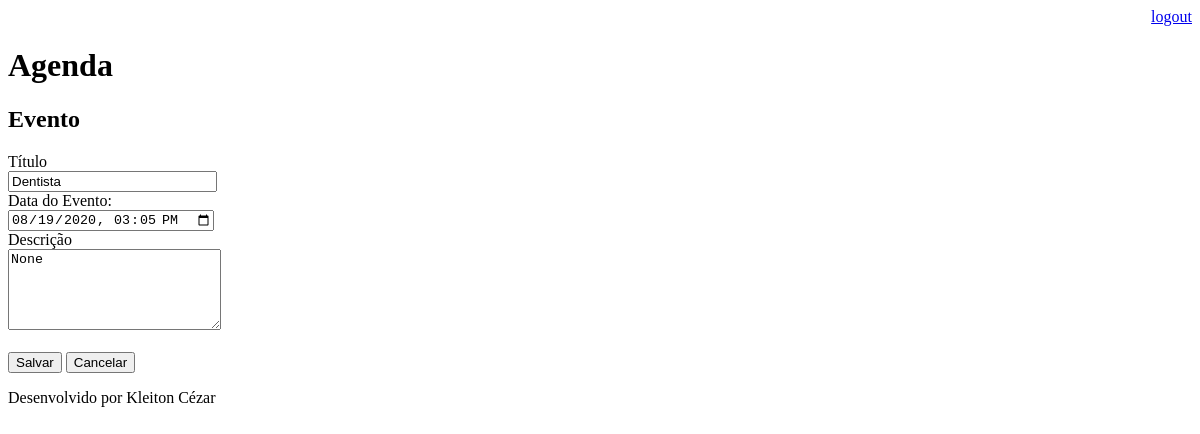
/agenda/evento/?id=5 (signed in), run on an earlier commit of the app's database.
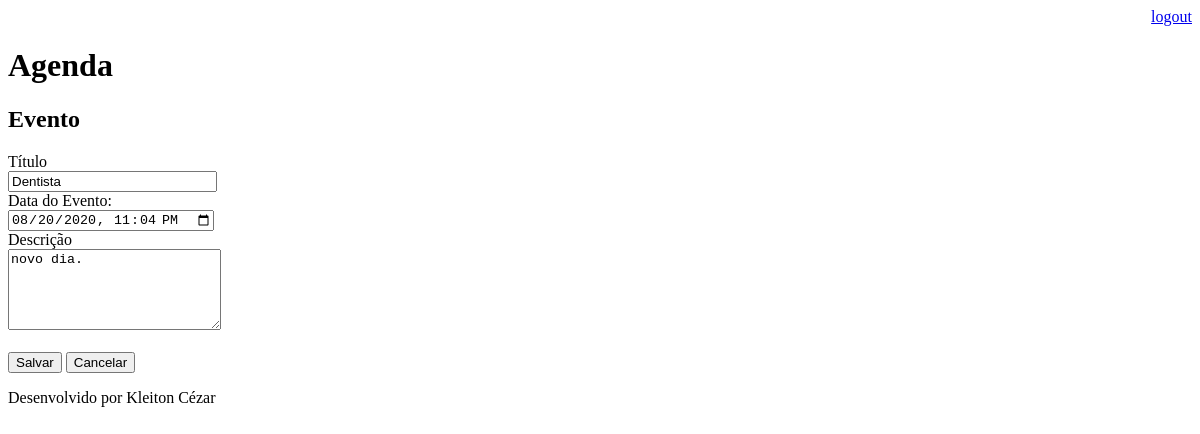
And on a later commit of the database.
### core/models.py (models this page shows, shortened)
class Evento(models.Model):
    objects = None
    titulo = models.CharField(max_length=100)
    descricao = models.TextField(blank=True, null=True)
    data_evento = models.DateTimeField(verbose_name='Data do Evento')
    data_criacao = models.DateTimeField(auto_now=True)
    usuario = models.ForeignKey(User, on_delete=models.CASCADE)
    class Meta:
        db_table = 'evento'
    def get_data_input_evento(self):
        return self.data_evento.strftime('%Y-%m-%dT%H:%M')

### core/views.py (the view)
# urls.py: path('agenda/evento/', views.evento),
@login_required(login_url='/login/')
def evento(request):
    id_evento = request.GET.get('id')
    dados = {}
    if id_evento:
        dados['evento'] = Evento.objects.get(id=id_evento)
    return render(request, 'evento.html', dados)

### templates/evento.html (shortened to what this page needs)
{% extends "model-page.html" %}
{% block content %}
<h2>Evento</h2>
 <form action="submit" method="POST"> {% csrf_token %}
    <label>Título</label>
    <br>
    <input type="text" name="titulo" size="23" value="{{evento.titulo }}">
    <br>
    <label> Data do Evento: </label>
    <br>
    <input type="datetime-local" name="data_evento" value="{{evento.get_data_input_evento }}">
    <br>
    <label>Descrição</label>
    <br>
    <textarea name="descricao" rows="5" cols="24">{{ evento.descricao }}</textarea>
    <br><br>
    <button type="submit">Salvar </button>
    <a href="/">
        <button type="button">Cancelar </button>
    </a>
 </form>
{% endblock %}

What changed in the data, as far as the page shows it:
changed Evento "Dentista": data_evento "08/19/2020 15:05" → "08/20/2020 23:04"; descricao "None" → "novo dia."
